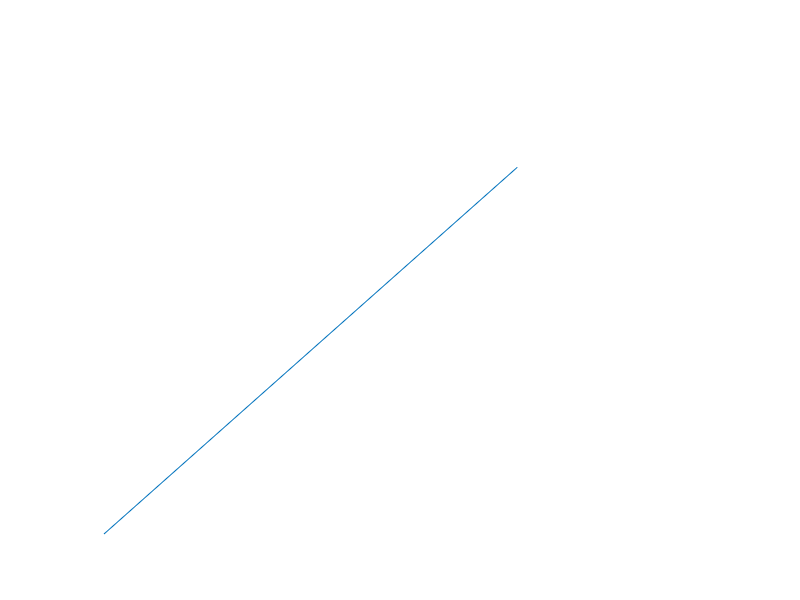

MATLAB code for this plot:
#ebersMollModel

clf
hold on

axis

plot([0,2],[0,3])

axis([0,3,0,4])
grid off
axis off

print -dtikz octaveLine.tikz


